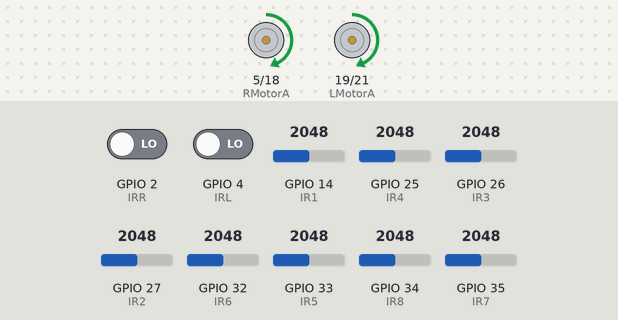
This sketch was run on a simulated ESP32. Parts: motor-driver pin pairs drawn as motors (green arrow = first pin HIGH = forward, orange = second pin HIGH = backward, longer = more drive, scaled by the enable pin). Inputs (shaded band) come from the test bench; at power-on: GPIO 2 (IRR) LOW, GPIO 14 (IR1) = 2048, GPIO 27 (IR2) = 2048, GPIO 25 (IR4) = 2048, GPIO 4 (IRL) LOW, GPIO 26 (IR3) = 2048, GPIO 32 (IR6) = 2048, GPIO 33 (IR5) = 2048, GPIO 34 (IR8) = 2048, GPIO 35 (IR7) = 2048.

Above: at 3.2 s.
3.3 s: GPIO 2 (IRR) driven HIGH
At 4.88 s:
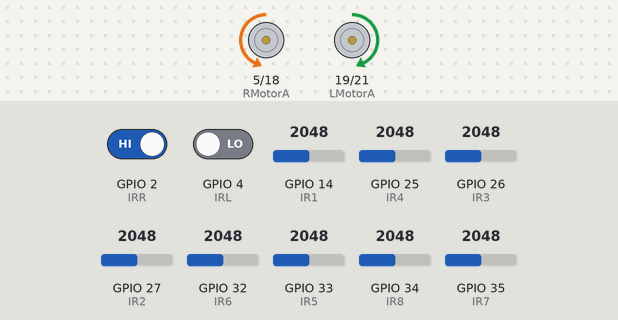
At 5.5 s:
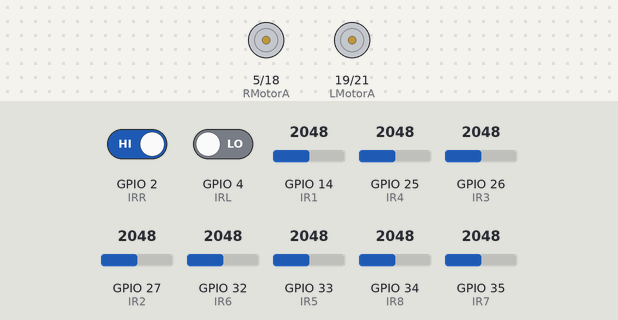
6.3 s: GPIO 14 (IR1) set to 3473
9.3 s: GPIO 14 (IR1) set to 3547
12.3 s: GPIO 27 (IR2) set to 3459
At 14.1 s:
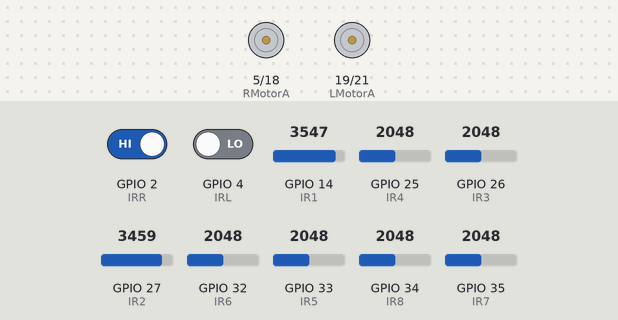
15.3 s: GPIO 27 (IR2) set to 3530
At 17.01 s:
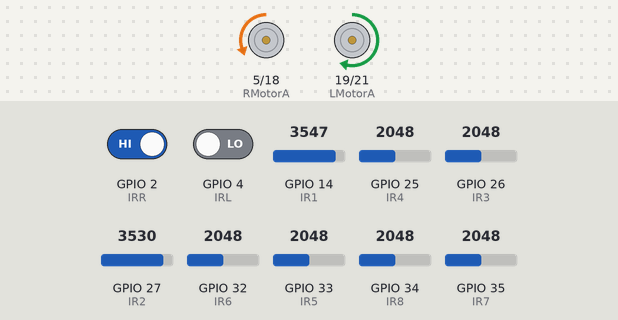
18.3 s: GPIO 25 (IR4) set to 3540
Timing chart, 0 to 22.3 s (numbered marks = the images above; inputs shaded):
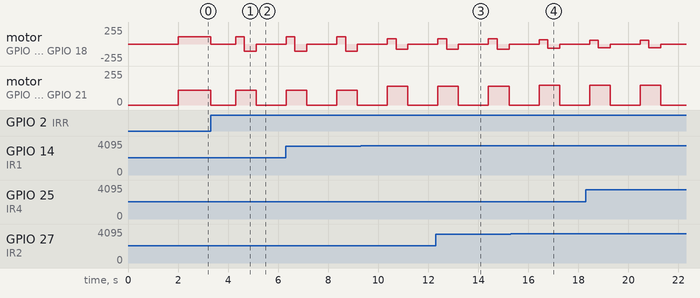

Measured:
- the behaviour switches between 3500 and 3501 on GPIO 27 (IR2) (found by bisection; images 3 and 4)
- after the input at 3.3 s, motor on GPIO 5 (RMotorA) / GPIO 18 (RMotorB): forward 110/255 → stopped at once, → forward 110/255 1.0 s later, → backward 110/255 0.35 s later, → stopped 0.47 s later; motor on GPIO 19 (LMotorA) / GPIO 21 (LMotorB): forward 110/255 → stopped at once, → forward 110/255 1.0 s later, → stopped 0.82 s later

The sketch:

msd.ino
```cpp
#include <Wire.h>
#include <Adafruit_VL53L0X.h>

Adafruit_VL53L0X lox;

#define THRESHOLD 3500

#define IR1 14
#define IR2 27
#define IR3 26
#define IR4 25
#define IR5 33
#define IR6 32
#define IR7 35
#define IR8 34
#define IRL 4
#define IRR 2

#define LMotorA 19
#define LMotorB 21
#define LMotorPWM 22

#define RMotorA 5
#define RMotorB 18
#define RMotorPWM 23

#define MAX_SPEED 150

#define turn_speed 150

int MotorBasespeed = 110;

int IR_VAL[8] = {0, 0, 0, 0, 0, 0, 0, 0};
int IR_weights[8] = {-40, -20, -10, -5, 5, 10, 20, 40};
int IR_PINS[8] = {IR1, IR2, IR3, IR4, IR5, IR6, IR7, IR8};

int RMOTORSpeed = 0;
int LMOTORSpeed = 0;
int speedAdjust = 0;

float P, I, D;
float error = 0;
float previousError = 0;
float Kp = 0.8;
float Kd = 0.2;
float Ki = 0;

void PID_control();
void read_IR();
void set_speed();
void set_forward();
void stop();
void break_s();
void RL();
void turnright();
void turnleft();
void turn180();
void objectdetect();
void linefollowing();

const int OFFSET_MM = 30;
#define SDA_PIN 15
#define SCL_PIN 13

void setup() {
  Serial.begin(9600);
  pinMode(IR1, INPUT);
  pinMode(IR2, INPUT);
  pinMode(IR3, INPUT);
  pinMode(IR4, INPUT);
  pinMode(IR5, INPUT);
  pinMode(IR6, INPUT);
  pinMode(IR7, INPUT);
  pinMode(IR8, INPUT);

  pinMode(RMotorA, OUTPUT);
  pinMode(RMotorB, OUTPUT);
  pinMode(RMotorPWM, OUTPUT);

  pinMode(LMotorA, OUTPUT);
  pinMode(LMotorB, OUTPUT);
  pinMode(LMotorPWM, OUTPUT);

  pinMode(IRR, INPUT);
  pinMode(IRL, INPUT);

 /* Wire.begin(SDA_PIN, SCL_PIN);
  if (!lox.begin()) while(1); */

  set_forward();
  delay(2000);
}
//my loop;
void loop() {
  linefollowing();

  //objectdetect();
  RL();
}

void PID_control() {
  error = 0;

  for (int i = 0; i < 8; i++) {
    error += IR_weights[i] * IR_VAL[i];
  }
  P = error;
  I = I + error;
  D = error - previousError;

  previousError = error;

  speedAdjust = (Kp * P + Ki * I + Kd * D);

  RMOTORSpeed = MotorBasespeed - speedAdjust;
  LMOTORSpeed = MotorBasespeed + speedAdjust;

  RMOTORSpeed = constrain(RMOTORSpeed, 0, MAX_SPEED);
  LMOTORSpeed = constrain(LMOTORSpeed, 0, MAX_SPEED);
}

void read_IR() {
  for (int i = 0; i < 8; i++) {
    int analogValue = analogRead(IR_PINS[i]);
    IR_VAL[i] = (analogValue > THRESHOLD) ? 1 : 0;
  }
}

void RL() {
  int IRR_value = digitalRead(IRR);
  int IRL_value = digitalRead(IRL);

  if (IRL_value == 1) {
    break_s();
    delay(1000);
    if (IRR_value == 1 && IRL_value == 1) {  // Both sensors triggered
      unsigned long startTime = millis();
      while (millis() - startTime < 350) {
        linefollowing();
      }
      turnright();
    } else if (IRR_value == 0 && IRL_value == 1) {  // Only left sensor
      unsigned long startTime = millis();
      while (millis() - startTime < 350) {
        linefollowing();
      }
      turnleft();
    }
  }

  // Right turn logic (NEW FIX)
  else if (IRR_value == 1) {  // Check right sensor separately
    break_s();
    delay(1000);
    if (IRR_value == 1 && IRL_value == 1) {  // Both sensors
      unsigned long startTime = millis();
      while (millis() - startTime < 350) {
        linefollowing();
      }
      turnright();
    } else if (IRR_value == 1 && IRL_value == 0) {  // Only right sensor
      unsigned long startTime = millis();
      while (millis() - startTime < 350) {
        linefollowing();
      }
      turnright();
    }
  }
}
/*void objectdetect() {
  VL53L0X_RangingMeasurementData_t measure;
  lox.rangingTest(&measure, false);

  if (measure.RangeStatus != 4) {
    int distance_obj = measure.RangeMilliMeter - OFFSET_MM;
    distance_obj = max(distance_obj, 0);

    if (distance_obj <= 110 && distance_obj > 105) {
      break_s();
      delay(2000);
      turn180();
    }
  }
}*/

void set_speed() {
  analogWrite(LMotorPWM, LMOTORSpeed);
  analogWrite(RMotorPWM, RMOTORSpeed);
}

void linefollowing() {
  set_forward();
  read_IR();
  PID_control();
  set_speed();
}

void turnright() {
  digitalWrite(RMotorA, LOW);
  digitalWrite(LMotorA, turn_speed);
  digitalWrite(RMotorB, turn_speed);
  digitalWrite(LMotorB, LOW);
  delay(470);
  stop();
  delay(200);
}

void turnleft() {
  digitalWrite(RMotorA, turn_speed);
  digitalWrite(LMotorA, LOW);
  digitalWrite(RMotorB, LOW);
  digitalWrite(LMotorB, turn_speed);
  delay(450);
  stop();
  delay(200);
}

void stop() {
  digitalWrite(RMotorA, LOW);
  digitalWrite(LMotorA, LOW);
  digitalWrite(RMotorB, LOW);
  digitalWrite(LMotorB, LOW);
}

void break_s() {
  digitalWrite(RMotorA, LOW);
  digitalWrite(LMotorA, LOW);
  digitalWrite(RMotorB, LOW);
  digitalWrite(LMotorB, LOW);
}

void set_forward() {
  digitalWrite(RMotorB, LOW);
  digitalWrite(LMotorB, LOW);
  digitalWrite(RMotorA, turn_speed);
  digitalWrite(LMotorA, turn_speed
  );
}

void turn180() {
  digitalWrite(RMotorB, turn_speed);
  digitalWrite(LMotorB, LOW);
  digitalWrite(RMotorA, LOW);
  digitalWrite(LMotorA, turn_speed);
  delay(1000);
  set_forward();
  delay(50);
}
```
